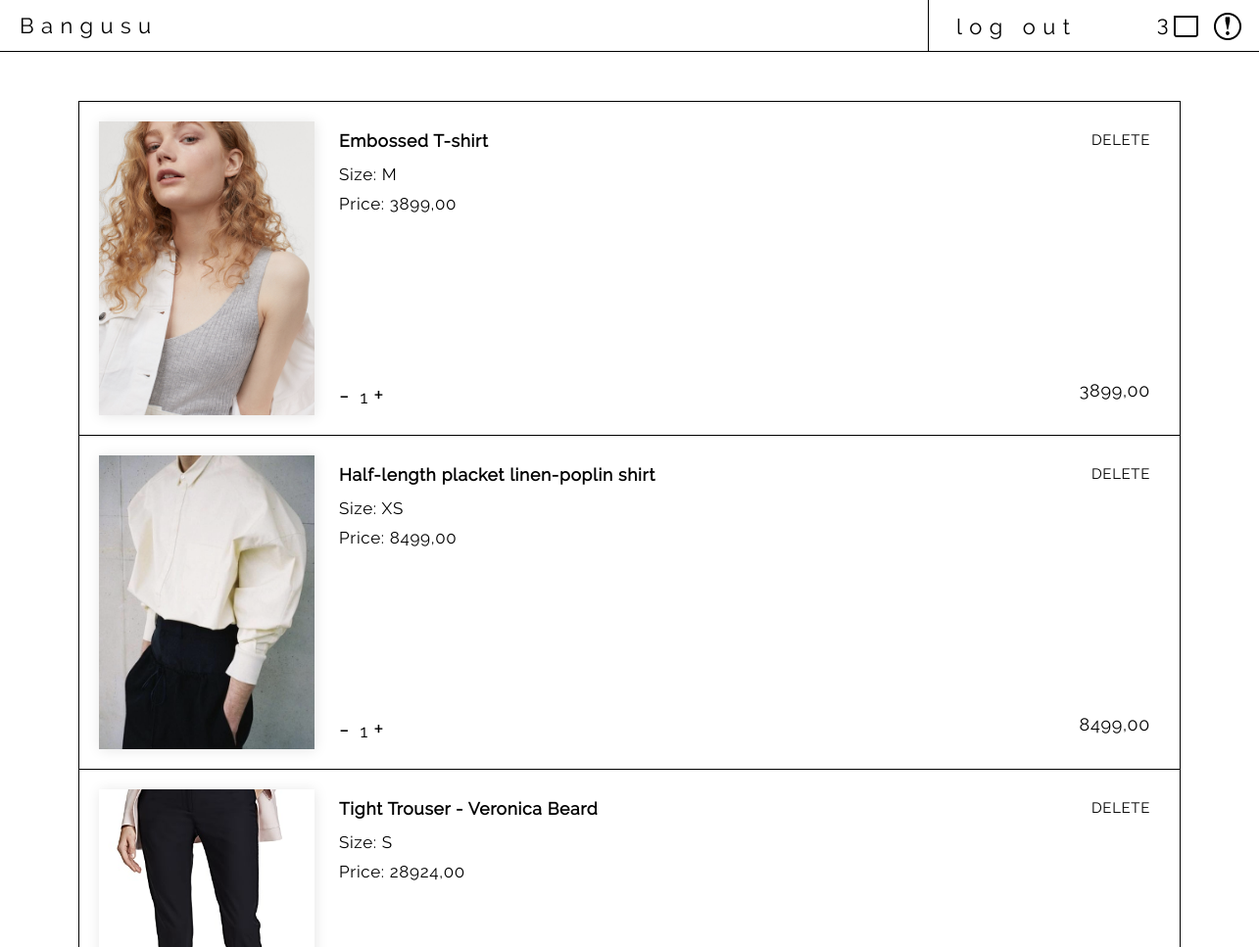
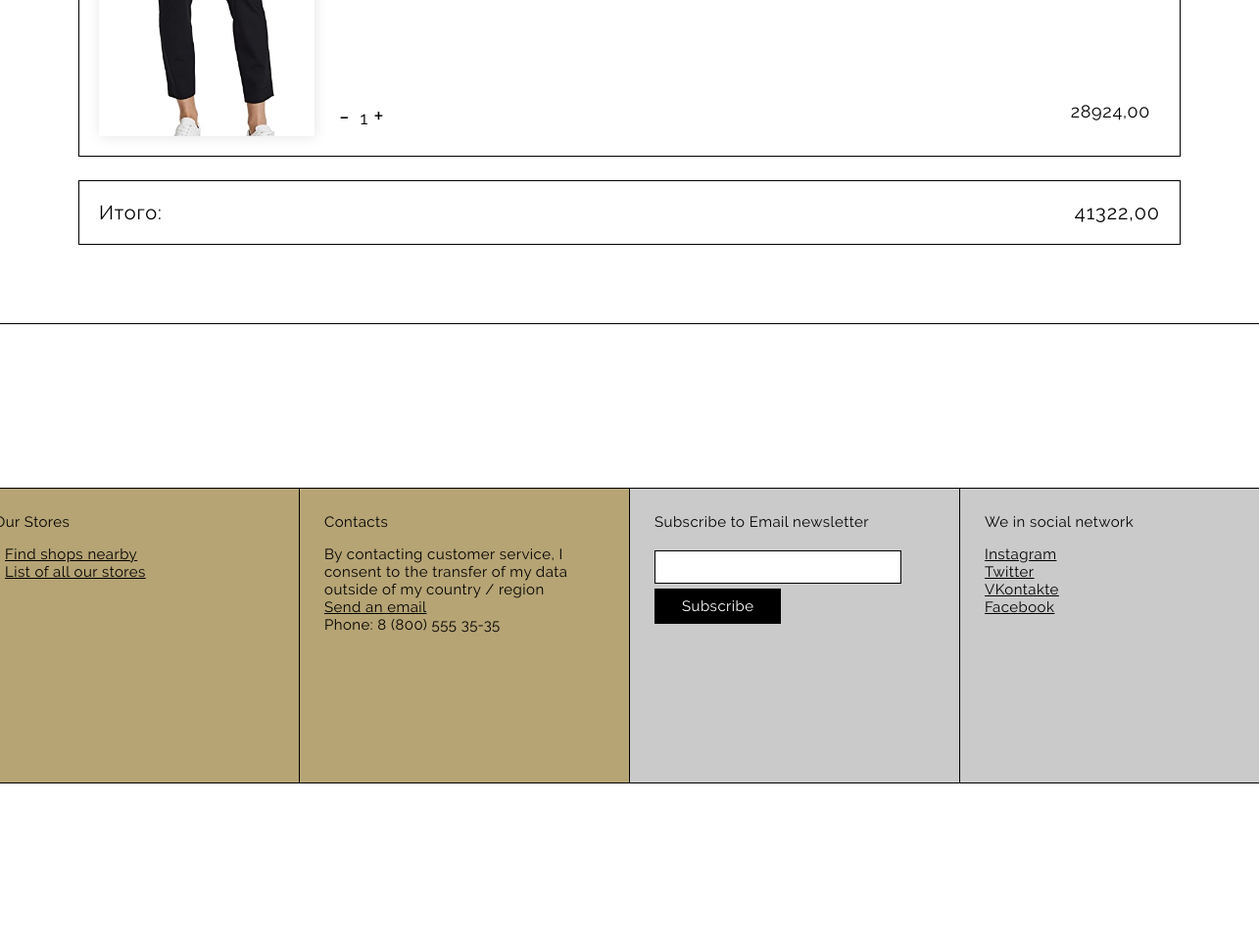
/order-summary/ (signed in), run on the app's committed database (2 pictures, top to bottom).
### Bangusu/models.py (models this page shows, shortened)
class Order(models.Model):
    user = models.ForeignKey(settings.AUTH_USER_MODEL, on_delete=models.CASCADE)
    items = models.ManyToManyField(OrderItem)
    start_date = models.DateTimeField(auto_now_add=True)
    ordered_date = models.DateTimeField()
    ordered = models.BooleanField(default=False)
    def get_total(self):
        total = 0
        for order_item in self.items.all():
            total += order_item.get_final_price()
        return total
    class Meta:
        verbose_name = 'Заказ'
        verbose_name_plural = "Заказы"

class OrderItem(models.Model):
    user = models.ForeignKey(settings.AUTH_USER_MODEL, on_delete=models.CASCADE)
    ordered = models.BooleanField(default=False)
    item = models.ForeignKey(Product, on_delete=models.CASCADE)
    stock = models.PositiveIntegerField(default="1")
    def get_total_item_price(self):
        return self.stock * self.item.price
    def get_final_price(self):
        return self.get_total_item_price()
    class Meta:
        verbose_name = 'Предмет Заказа'
        verbose_name_plural = "Предмет Заказа"

class Product(models.Model):
    category = models.ForeignKey(Category, related_name='products', on_delete=models.CASCADE)
    name = models.CharField(max_length=200, db_index=True)
    slug = models.SlugField(max_length=200, db_index=True)
    image = models.ImageField(upload_to='products/%Y/%m/%d', blank=True)
    description = models.TextField(blank=True)
    size = models.CharField(max_length=3, default="M")
    price = models.DecimalField(max_digits=10, decimal_places=2)
    stock = models.PositiveIntegerField()
    for_man = models.BooleanField(default=False)
    for_woman = models.BooleanField(default=False)
    available = models.BooleanField(default=True)
    created = models.DateTimeField(auto_now_add=True)
    updated = models.DateTimeField(auto_now=True)
    class Meta:
        verbose_name = 'Продукты'
        verbose_name_plural = 'Продукты'
        ordering = ('name',)
        index_together = (('id', 'slug'),)

### Bangusu/views.py (the view)
# urls.py: path('order-summary/', views.OrderSummaryView.as_view(), name='order-summary'),
class OrderSummaryView(LoginRequiredMixin, View):
    def get(self, *args, **kwargs):
        try:
            order = Order.objects.get(user=self.request.user, ordered=False)
            context = {
                'object': order
            }
            return render(self.request, 'Bangusu/order_summary.html', context)
        except ObjectDoesNotExist:
            messages.error(self.request, "You do not have an active order")
            return redirect("/")

### Bangusu/templatetags/cart_template_tags.py (called while the page is built)
@register.filter
def cart_item_count(user):
    if user.is_authenticated:
        qs = Order.objects.filter(user=user, ordered=False)
        if qs.exists():
            return qs[0].items.count()
    return 0

### Bangusu/templates/Bangusu/order_summary.html (shortened to what this page needs)
{% extends 'Bangusu/base.html' %}
{% load static %}
{% block style %}
	<link rel="stylesheet" href="{% static 'Bangusu/css/order_summary_style.css' %}">
{% endblock %}
{% block content %}
{% for order_item in object.items.all %}
	<div class="item_card_info">
		<div class="item_description_short">
			<div class="img_container">
				<div class="prod_img_1" style='background-image: url("../../../..{{ order_item.item.image.url }}");'></div>
			</div>
			<div class="new">
				<div class="dontcare">
					<h3 class="item_name">{{ order_item.item.name }}</h3>
					<div class="item_rula"><a href="{% url 'bnsu:remove-from-cart' order_item.item.slug %}">DELETE</a></div>
				</div>
				<div class="info_about_harak">Size: {{ order_item.item.size }}</div>
				<div class="item_price">Price: {{ order_item.item.price }}</div>
				<div class="suka">
					<div class="item_count">
						<a href="{% url 'bnsu:remove-single-item-from-cart' order_item.item.slug %}" class="a_line">-</a>
						{{ order_item.stock }}
						<a href="{% url 'bnsu:add-single-item-to-cart' order_item.item.slug %}" class="a_line">+</a></div>
					<div class="item_price1">{{ order_item.get_total_item_price }}</div>
				</div>
			</div>
		</div>
	</div>
{% endfor %}
	<div class="total_price">
		<div class="su">Итого:</div>
		<div class="kk">{{ object.get_total }}</div>
	</div>
{% endblock %}

### Bangusu/templates/Bangusu/base.html (shortened to what this page needs)
{% load static %}
{% load cart_template_tags %}
<!DOCTYPE html>
<html lang="ru">
	<head>
		{% block style %}
		{% endblock %}
	</head>
	<body>
		<div class="header">
			<div class="logo_wrapper_left" style="letter-spacing: 0.335em">
				<a class="homelogolink" href="{% url 'bnsu:start_page' %}">Bangusu</a>
			</div>
			<div class="action_wrapper_right">
				{% if user.is_authenticated %}
					<a class="loginlink" href="{% url 'account_logout' %}" style="letter-spacing: 0.335em">log out</a>
				<div class="actions">
					<div class="nule">{{ request.user|cart_item_count }}</div>
					<a class="trashlink" href="{% url 'bnsu:order-summary' %}">
						<img src="{% static 'Bangusu/img/icon/Trash.png' %}" alt="img"/>
					</a>
					<button class="menubutton"><img src="{% static 'Bangusu/img/icon/icon_about.png' %}" alt="img" /></button>
					{% else %}
						<a class="loginlink" href="{% url 'account_login' %}" style="letter-spacing: 0.335em">log in</a>
					<div class="actions">
						<button class="menubutton"><img src="{% static 'Bangusu/img/icon/icon_about.png' %}" alt="img" /></button>
					{% endif %}
					</div>
				</div>
			</div>
		{% block content %}
		{% endblock %}
		<div class="footer">
			<div class="wewe">
				<div class="orblock">
					<div class="text_footer">
						<p>Our Stores</p>
						<div> - <a href="#">Find shops nearby</a></div>
						<div> - <a href="#">List of all our stores</a></div>
					</div>
				</div>
				<div class="orblock">
					<div class="text_footer">
						<p>Contacts</p>
						<div style="margin-right: 34px">By contacting customer service,
							I consent to the transfer of my data outside of my country / region</div>
						<div><a href="#">Send an email</a></div>
						<div>Phone: 8 (800) 555 35-35</div>
					</div>
				</div>
				<div class="greyblock">
					<div class="text_footer">
						<p>Subscribe to Email newsletter</p>
						<div><input class="input_form"></div>
						<button class="button_sub">Subscribe</button>
					</div>
				</div>
				<div class="greyblock">
					<div class="text_footer">
						<p>We in social network</p>
						<div>
							<a href="#">Instagram</a>
						</div>
						<div>
							<a href="#">Twitter</a>
						</div>
						<div>
							<a href="#">VKontakte</a>
						</div>
						<div>
							<a href="#">Facebook</a>
						</div>
					</div>
				</div>
			</div>
		</div>
	</body>
</html>

### Bangusu/static/Bangusu/css/order_summary_style.css (style rules this page uses)
body { font-family: Raleway, sans-serif; font-weight: lighter; margin: 0; padding: 0; }
a { cursor: pointer; text-decoration: none; color: black; }
.header { height: auto; list-style: none; border: 1px black; margin-bottom: 50px; border-style: none none solid none; }
.header div { display: inline-block; font-size: 22px; }
.logo_wrapper_left { padding: 13px 0 13px 20px; }
.action_wrapper_right { width: 337px; float: right; display: flex; border: 1px black; border-style: none none none solid; }
.loginlink { width: 180px; }
.action_wrapper_right .loginlink { padding: 13px 0 13px 0; margin-left: 28px; }
.nule { align-content: center; }
.actions { text-align: end; margin: 0; width: 110px; }
.menubutton { cursor: pointer; height: 53px; }
.action_wrapper_right a { margin-right: 10px; display: inline-flex; vertical-align: middle; }
.actions button { padding: 13px 0 13px 0; margin-right: 15px; background: none; border-style: none; vertical-align: middle; }
.item_card_info { display: flex; width: auto; height: auto; margin: 0px 80px -1px 80px; justify-content: center; }
.dontcare { width: 100%; display: inline-block; }
.item_rula { float: right; margin: 10px 0 10px 0; }
.img_container { display: flex; width: auto; height: auto; }
.prod_img_1 { background-repeat: no-repeat; background-position: center center; background-size: cover; filter: grayscale(15%); height: 300px; box-shadow: 1px 1px 13px rgba(0, 0, 0, 0.1); width: 220px; }
.new { width: 100%; margin: 0px 10px 0px 25px; }
.item_description_short { width: 100%; display: flex; font-size: 15px; letter-spacing: 0.045em; padding: 20px; background: #FFFFFF; border: 1px solid black; """#EFEFEF-->""" }
.total_price { display: flex; font-size: 20px; padding: 20px; letter-spacing: 0.045em; border: 1px solid black; margin: 25px 80px 1px 80px; }
.su, .kk { width: 100%; }
.kk { text-align: end; }
.suka { margin-top: 160px; display: inline-block; width: 100%; justify-content: center; text-align: center; }
.suka div { font-size: 18px; width: auto; }
.item_name { float: left; margin: 10px 0 10px 0; width: auto; }
.item_price, .info_about_harak { font-size: 17px; margin-bottom: 10px; }
.item_count { float: left; }
.a_line { text-content: center; }
.item_count a { font-size: 25px; margin-right: 5px; }
.item_price1 { float: right; }
.footer { margin-top: 80px; width: 100%; display: flex; justify-content: center; font-weight: lighter; letter-spacing: 0.03em; font-size: 15px; border: 1px solid; border-style: solid none none none; }
.wewe { display: flex; padding-top: 167px; padding-bottom: 167px; }
.greyblock, .orblock { width: 336px; height: 300px; border: 1px black; border-style: solid solid solid none; }
.orblock { background-color: #B6A475 }
.orblock:first-child { border: 1px solid black; }
.greyblock { background-color: #CACACA }
.orblock .greyblock, .text_footer { margin-top: 25px; margin-left: 25px; }
.text_footer a { text-decoration: underline; }
.text_footer div { margin-info_addbottom: 15px; }
.input_form { margin: 5px 0px; padding: 9px 10px; width: 230px; letter-spacing: 0.03em; font-size: 12px; font-family: inherit; border: 1px solid black; }
.button_sub { font-size: 15px; letter-spacing: 0.03em; padding: 8px 27px 8px 27px; color: white; font-family: Raleway; border: 1px solid black; background-color: #000000; }

### data on the page
OrderItem: item.image (picture), item.name "Embossed T-shirt", item.size "M", item.price "3899,00", stock "1", get_total_item_price "3899,00"
OrderItem: item.image (picture), item.name "Half-length placket linen-poplin shirt", item.size "XS", item.price "8499,00", stock "1", get_total_item_price "8499,00"
OrderItem: item.image (picture), item.name "Tight Trouser - Veronica Beard", item.size "S", item.price "28924,00", stock "1", get_total_item_price "28924,00"
Order: get_total "41322,00"

### other printed values
{{ request.user|cart_item_count }} "3"
